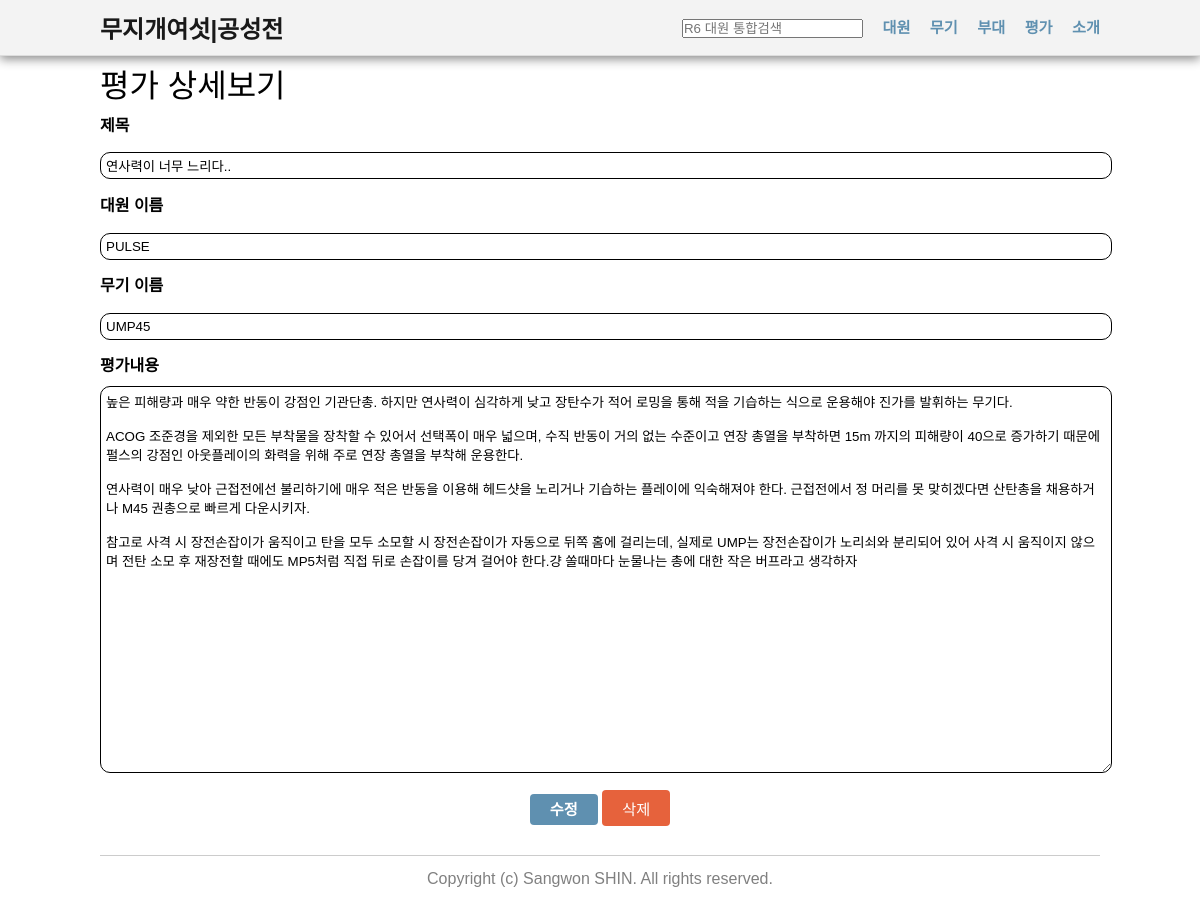
Screenshot of /R6/eval_view.php?eval_no=23 with the database file from the repository.
### tables this page shows
CREATE TABLE `Evaluation` (
  `eval_no` int(11) NOT NULL AUTO_INCREMENT,
  `title` varchar(256) NOT NULL,
  `op_no` int(11) DEFAULT NULL,
  `gun_no` int(11) DEFAULT NULL,
  `eval_text` varchar(1000) NOT NULL,
  `added_time` datetime NOT NULL,
  PRIMARY KEY (`eval_no`),
  KEY `op_no` (`op_no`),
  KEY `gun_no` (`gun_no`),
  CONSTRAINT `Evaluation_ibfk_1` FOREIGN KEY (`op_no`) REFERENCES `Operator` (`op_no`),
  CONSTRAINT `Evaluation_ibfk_2` FOREIGN KEY (`gun_no`) REFERENCES `Gun` (`gun_no`)
);

CREATE TABLE `Operator` (
  `op_no` int(11) NOT NULL AUTO_INCREMENT,
  `op_name` varchar(40) NOT NULL,
  `real_name` varchar(40) NOT NULL,
  `ability_no` int(11) NOT NULL,
  `position` varchar(10) NOT NULL,
  `army_no` int(11) DEFAULT NULL,
  `op_info` varchar(256) NOT NULL,
  PRIMARY KEY (`op_no`),
  KEY `ability_no` (`ability_no`),
  KEY `army_no` (`army_no`),
  CONSTRAINT `Operator_ibfk_1` FOREIGN KEY (`ability_no`) REFERENCES `Ability` (`ability_no`),
  CONSTRAINT `Operator_ibfk_2` FOREIGN KEY (`army_no`) REFERENCES `Army` (`army_no`)
);

CREATE TABLE `Gun` (
  `gun_no` int(11) NOT NULL AUTO_INCREMENT,
  `gun_name` varchar(40) NOT NULL,
  `gun_type` varchar(10) NOT NULL,
  `bullets` int(11) NOT NULL,
  PRIMARY KEY (`gun_no`)
);

### R6/eval_view.php (the view, shortened to what this page needs)
<?
include "header.php";
include "config.php";
$conn = dbconnect($host, $dbid, $dbpass, $dbname);
if (array_key_exists("eval_no", $_GET)) {
    $eval_no = $_GET["eval_no"];
    $query = "select * from Evaluation natural join Gun natural join Operator where eval_no = $eval_no";
    $res = mysqli_query($conn, $query);
    $eval = mysqli_fetch_assoc($res);
}
?>
    <div class="container fullwidth">
        <h3>평가 상세보기</h3>
        <p>
            <label for="title">제목</label>
            <input readonly type="text" id="title" name="title" value="<?= $eval['title'] ?>"/>
        </p>
        <p>
            <label for="op_name">대원 이름</label>
            <input readonly type="text" id="op_name" name="op_name" value="<?= $eval['op_name'] ?>"/>
        </p>
        <p>
            <label for="gun_name">무기 이름</label>
            <input readonly type="text" id="gun_name" name="gun_name" value="<?= $eval['gun_name'] ?>"/>
        </p>
        <p>
            <label for="eval_text">평가내용</label>
            <textarea readonly id="eval_text" name="eval_text" rows="25"><?= $eval['eval_text'] ?></textarea>
        </p>
        <p align="center" width='17%'>
            <a href='eval_form.php?eval_no=<?= $eval['eval_no'] ?>' <button class='button primary small'>수정</button></a>
            <button onclick='javascript:deleteConfirm(<?=$eval['eval_no']?>)' class='button danger small'>삭제</button>
        </p>
    </div>
<? include("footer.php") ?>

### R6/styles.css (style rules this page uses)
body { margin-top: 60px; }
.container { width: 1000px; margin: 0 auto; }
* { margin: 0; padding: 0; font-family: "Nanum Gothic", sans-serif; }
h1, h2, h3, h4, h5, h6 { font-weight: 500; }
h3 { font-size: 2em; }
p { line-height: 2.5em; }
a { font-size: .95em; font-weight: 700; text-decoration: none; color: #5f90b0; }
label { font-weight: 700; color: BLACK; }
.button { border: 0; border-radius: 4px; cursor: pointer; margin:2px 0px 2px 0px; }
.button.small { padding: 7px 20px; font-size: .95em; }
.button.primary { color: #FFF; background: #5f90b0; }
.button.danger { color: #FFF; background: #e6623c; }
.fullwidth input[type='text'], input[type='number'], textarea, select { border: 1px solid BLACK; border-radius: 10px; padding: 5px; width: 100% }

### rows the page displays
evaluation: title "연사력이 너무 느리다..", op_name "PULSE", gun_name "UMP45", eval_text "높은 피해량과 매우 약한 반동이 강점인 기관단총. 하지만 연사력이 심각하게 낮고 장탄수가 적어 로밍을 통해 적을 기습하는 식으로 운용해야 진가를 발휘하는 무기다. ACOG 조준경을 제외한 모든 부착물을 장착할 수 있어서 선택폭이 매우 넓으며, 수직 반동이 거의 없는 수준이고 연장 총열을 부착하면 15m 까지의 피해량이 40으로 증가하기 때문에 펄스의 강점인 아웃플레이의 화력을 위해 주로 연장 총열을 부착해 운용한다. 연사력이 매우 낮아 근접전에선 불리하기에 매우 적은 반동을 이용해 헤드샷을 노리거나 기습하는 플레이에 익숙해져야 한다. 근접전에서 정 머리를 못 맞히겠다면 산탄총을 채용하거나 M45 권총으로 빠르게 다운시키자. 참고로 사격 시 장전손잡이가 움직이고 탄을 모두 소모할 시 장전손잡이가 자동으로 뒤쪽 홈에 걸리는데, 실제로 UMP는 장전손잡이가 노리쇠와 분리되어 있어 사격 시 움직이지 않으며 전탄 소모 후 재장전할 때에도 MP5처럼 직접 뒤로 손잡이를 당겨 걸어야 한다.걍 쏠때마다 눈물나는 총에 대한 작은 버프라고 생각하자"
